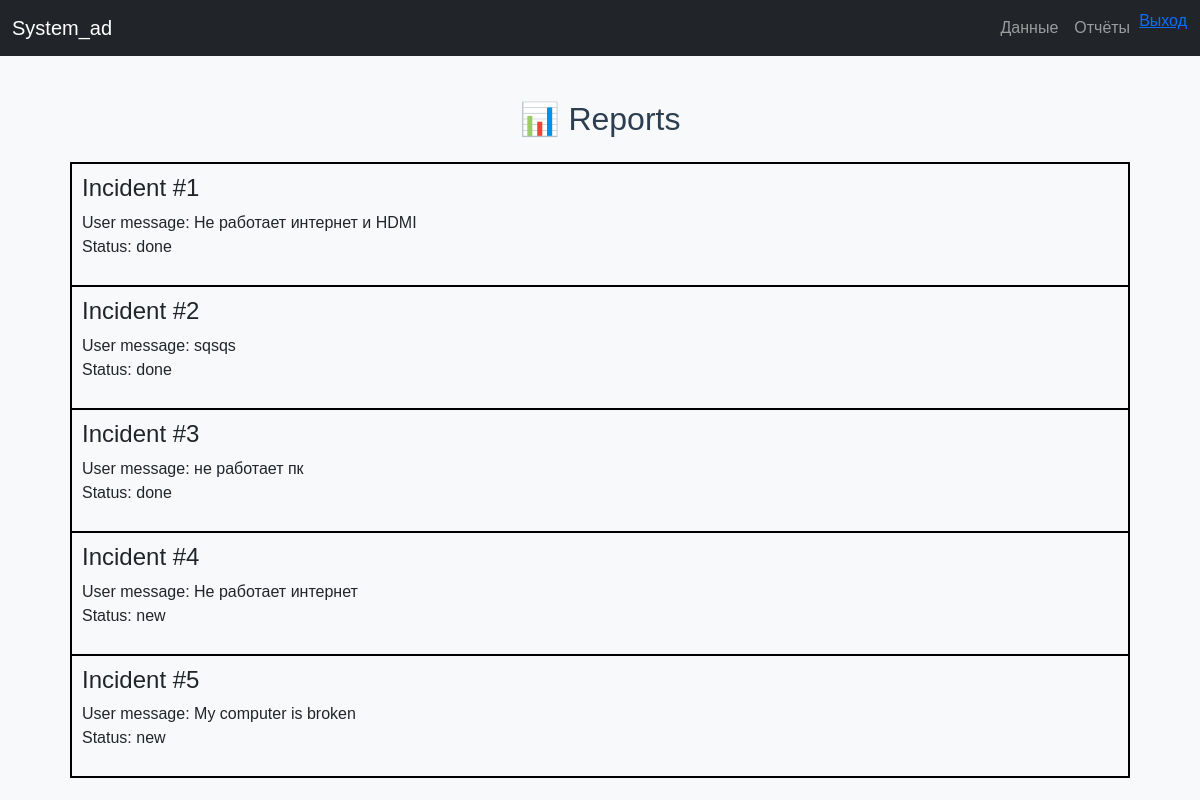
/reports/ (signed in), run on an earlier commit of the app's database.
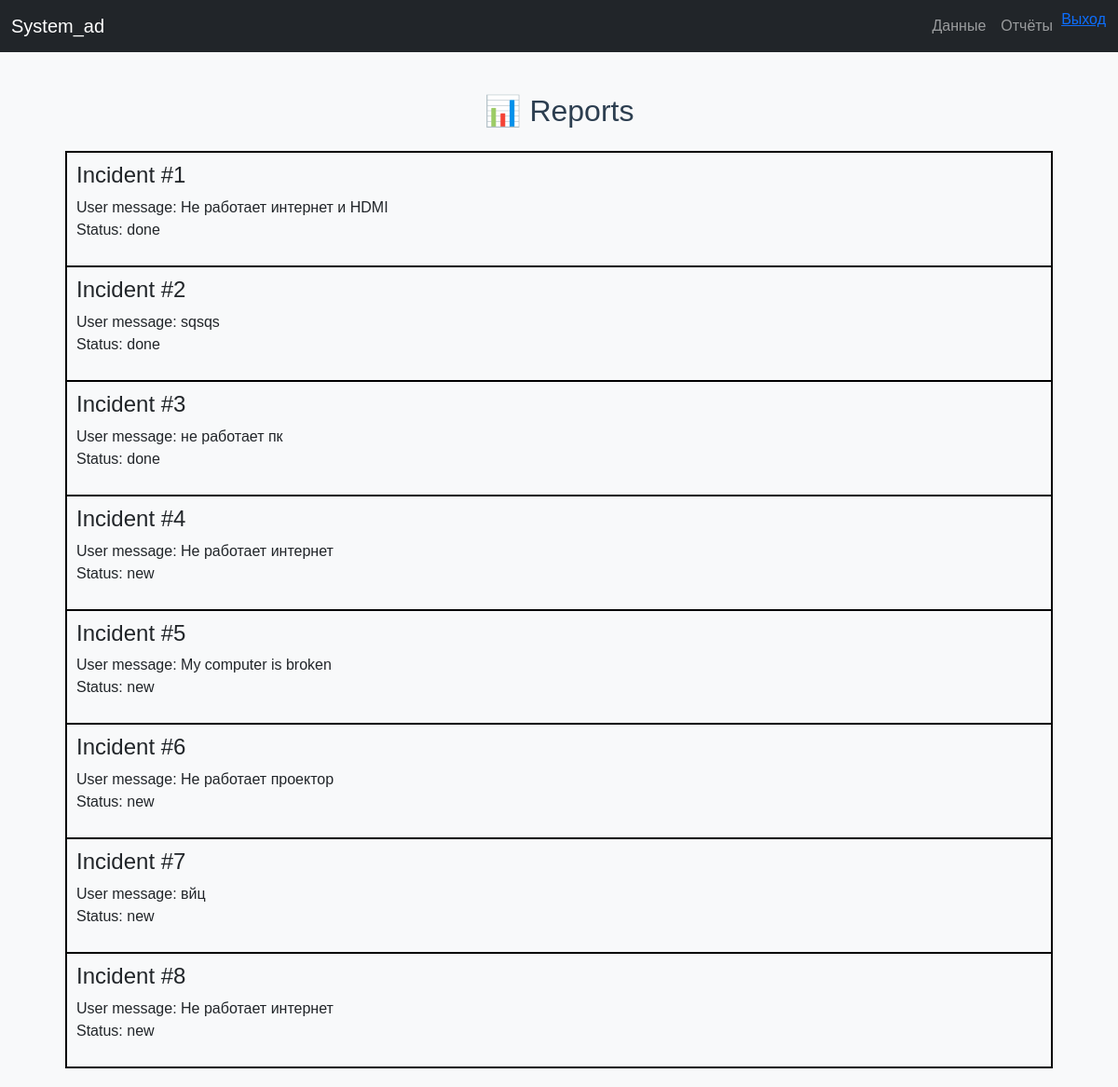
And on a later commit of the database.
### api/models.py (models this page shows)
class Incident(models.Model):
    STATUS_CHOICES = [
        ('new', 'New'),
        ('in_progress', 'In Progress'),
        ('done', 'Done'),
    ]
    computer = models.ForeignKey(Computer, null=True, blank=True,
                                 on_delete=models.SET_NULL)
    room = models.ForeignKey(Room, null=True, blank=True,
                             on_delete=models.SET_NULL)
    user_message = models.TextField()
    photo_url = models.CharField(max_length=500, null=True, blank=True)
    status = models.CharField(max_length=20, choices=STATUS_CHOICES, default='new')
    created_at = models.DateTimeField(auto_now_add=True)
    closed_at = models.DateTimeField(null=True, blank=True)
    def __str__(self):
        return f"Incident #{self.id}"

### api/views.py (the view)
# urls.py: path('reports/', reports_view, name='reports'),
@login_required
def reports_view(request):
    inc = Incident.objects.all()
    condition = len(inc)
    if condition == 0:
        status_s = "Amazing condition — no incidents recorded."
    elif condition < 10:
        status_s = "Normal condition — less than 10 incidents recorded."
    elif condition >= 10:
        status_s = "Bad condition — more than 10 incidents recorded."
    else:
        status_s = "No data available to determine condition."
    context = {'incidents': inc,
               'status_s': status_s}
    return render(request, 'dataCRUd/reports.html', context)

### templates/dataCRUd/reports.html (shortened to what this page needs)
{% extends "base.html" %}
{% block content %}
    <center><h2 class="mb-4">📊 Reports</h2></center>
    <div class="reports_incidents">
        {%for i in incidents%}
            <div class="loggs">
                <h4>{{i}}</h4>
                <p>User message: {{i.user_message}} <br> Status: {{i.status}} </p>
            </div>
        {% endfor %}
    </div>
{% endblock %}

What changed in the data, as far as the page shows it:
added Incident: id "Incident #6", user_message "Не работает проектор", status "new"
added Incident: id "Incident #7", user_message "вйц", status "new"
added Incident: id "Incident #8", user_message "Не работает интернет", status "new"
